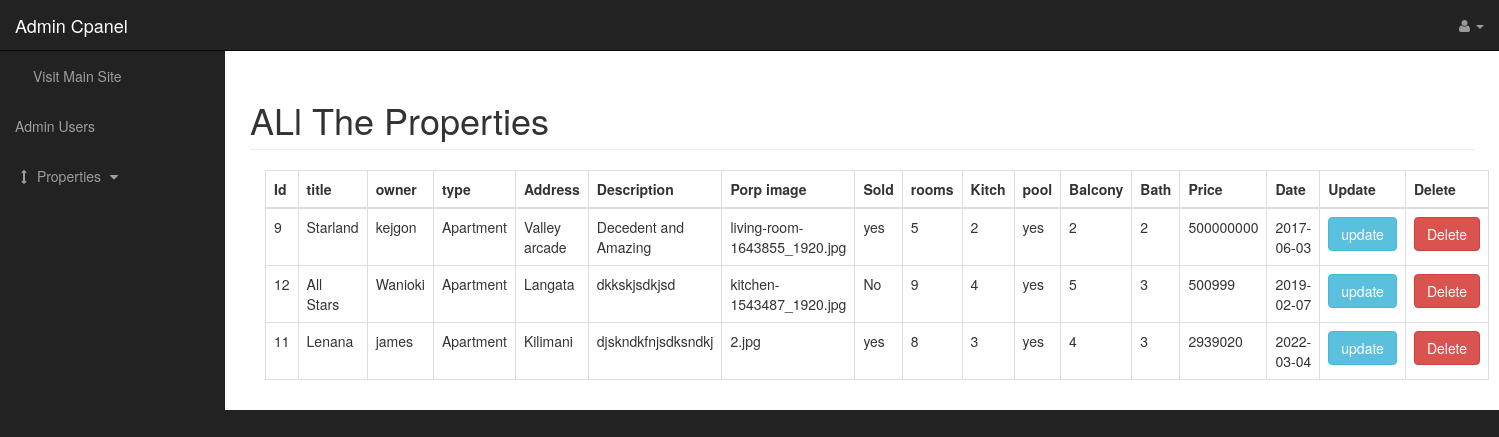
Screenshot of /admin/view_property.php with the database file from the repository.
### tables this page shows
CREATE TABLE IF NOT EXISTS `properties` (
  `prop_id` int(11) NOT NULL AUTO_INCREMENT,
  `prop_title` varchar(255) NOT NULL,
  `prop_owner` varchar(255) NOT NULL,
  `prop_type` varchar(255) NOT NULL,
  `address` varchar(255) NOT NULL,
  `description` varchar(255) NOT NULL,
  `prop_img` varchar(255) NOT NULL,
  `sold` varchar(255) NOT NULL,
  `bedroom` int(50) NOT NULL,
  `kitchen` int(50) NOT NULL,
  `balcony` int(50) NOT NULL,
  `swimming_pool` varchar(30) NOT NULL,
  `bathroom` int(5) NOT NULL,
  `price` int(255) NOT NULL,
  `date` date NOT NULL,
  PRIMARY KEY (`prop_id`)
);

### admin/view_property.php (the view, shortened to what this page needs)
<?php include "dbconn.php" ?>
<!DOCTYPE html>
<html lang="en">
<head>
    <link href="css/bootstrap.min.css" rel="stylesheet">
    <link href="css/sb-admin.css" rel="stylesheet">
    <link href="font-awesome/css/font-awesome.min.css" rel="stylesheet" type="text/css">
</head>
<body>
    <div id="wrapper">
        <nav class="navbar navbar-inverse navbar-fixed-top" role="navigation">
            <div class="navbar-header">
                <a class="navbar-brand" href="admin.php">Admin Cpanel</a>
            </div>
            <ul class="nav navbar-right top-nav">
                <li class="dropdown">
                    <?php
                    $user = $_SESSION['user'];
                    ?>
                    <a href="#" class="dropdown-toggle" data-toggle="dropdown"><i class="fa fa-user"></i> <?php echo $user; ?><b class="caret"></b></a>
                </li>
            </ul>
            <div class="collapse navbar-collapse navbar-ex1-collapse">
                <ul class="nav navbar-nav side-nav">
                    <li>
                        <a href="../index.php"><i class="fa fa-fw fa-bar-home-o"></i>Visit Main Site</a>
                    </li>
                    <li>
                        <a href="admin_users.php">Admin Users</a>
                    </li>
                    <li>
                        <a href="javascript:;" data-toggle="collapse" data-target="#properties"><i class="fa fa-fw fa-arrows-v"></i> Properties <i class="fa fa-fw fa-caret-down"></i></a>
                    </li>
                </ul>
            </div>
        </nav>
        <div id="page-wrapper">
            <div class="container-fluid">
                <div class="row">
                    <div class="col-lg-12">
                        <h1 class="page-header">
                            ALl The Properties
                        </h1>
                        <div class="col-xs-6">
                            <table style="width:50%;" class="table table-bordered table-hover">
                                <thead>
                                    <tr>
                                        <th>Id</th>
                                        <th>title</th>
                                        <th>owner</th>
                                        <th> type</th>
                                        <th>Address</th>
                                        <th>Description</th>
                                        <th>Porp image</th>
                                        <th>Sold</th>
                                        <th>rooms</th>
                                        <th>Kitch</th>
                                        <th>pool</th>
                                        <th>Balcony</th>
                                        <th>Bath</th>
                                        <th>Price</th>
                                        <th>Date</th>
                                        <th>Update</th>
                                        <th>Delete</th>
                                    </tr>
                                </thead>
                                <tbody>
                                    <?php
                                    $query = "SELECT * FROM properties";
                                    $selec_properties = mysqli_query($conn, $query);
                                    while ($row = mysqli_fetch_assoc($selec_properties)) {
                                        $id =  $row['prop_id'];
                                        $prop_title = $row['prop_title'];
                                        $prop_owner = $row['prop_owner'];
                                        $prop_type = $row['prop_type'];
                                        $address = $row['address'];
                                        $description = $row['description'];
                                        $prop_img = $row['prop_img'];
                                        $sold = $row['sold'];
                                        $bedroom = $row['bedroom'];
                                        $kitchen = $row['kitchen'];
                                        $balcony = $row['balcony'];
                                        $swimming_pool = $row['swimming_pool'];
                                        $bathroom = $row['bathroom'];
                                        $price = $row['price'];
                                        $date = $row['date'];
                                        echo "<tr>";
                                        echo "<td>{$id}</td>";
                                        echo "<td>{$prop_title}</td>";
                                        echo "<td>{$prop_owner}</td>";
                                        echo "<td>{$prop_type}</td>";
                                        echo "<td>{$address}</td>";
                                        echo "<td>{$description}</td>";
                                        echo "<td>{$prop_img}</td>";
                                        echo "<td>{$sold}</td>";
                                        echo "<td>{$bedroom}</td>";
                                        echo "<td>{$kitchen}</td>";
                                        echo "<td>{$swimming_pool}</td>";
                                        echo "<td>{$balcony}</td>";
                                        echo "<td>{$bathroom}</td>";
                                        echo "<td>{$price}</td>";
                                        echo "<td>{$date}</td>";
                                        echo '<td><a class="btn btn-info" href="edite_prop.php?update_propt={$id}">update</td>';
                                        echo '<td><a class="btn btn-danger " href="view_property.php?delete={$id}"> Delete</a></td>';
                                        echo "</tr>";
                                    }
                                    ?>
                                </tbody>
                            </table>
                        </div>
                    </div>
                </div>
            </div>
        </div>
    </div>
</body>
</html>

### admin/css/sb-admin.css (style rules this page uses)
body { margin-top: 100px; background-color: #222; }
@media (min-width:768px) { body { margin-top: 50px; } }
#wrapper { padding-left: 0; }
#page-wrapper { width: 100%; padding: 0; background-color: #fff; }
@media (min-width:768px) { #wrapper { padding-left: 225px; } }
@media (min-width:768px) { #page-wrapper { padding: 10px; } }
.top-nav { padding: 0 15px; }
.top-nav>li { display: inline-block; float: left; }
.top-nav>li>a { padding-top: 15px; padding-bottom: 15px; line-height: 20px; color: #999; }
@media (min-width:768px) { .side-nav { position: fixed; top: 51px; left: 225px; width: 225px; margin-left: -225px; border: none; border-radius: 0; overflow-y: auto; background-color: #222; } }
@media (min-width:768px) { .side-nav>li>a { width: 225px; } }

### rows the page displays
properties: prop_id "9", prop_title "Starland", prop_owner "kejgon", prop_type "Apartment", address "Valley arcade", description "Decedent and Amazing", prop_img "living-room-1643855_1920.jpg", sold "yes", bedroom "5", kitchen "2", swimming_pool "yes", balcony "2", bathroom "2", price "500000000", date "2017-06-03"
properties: prop_id "12", prop_title "All Stars", prop_owner "Wanioki", prop_type "Apartment", address "Langata", description "dkkskjsdkjsd", prop_img "kitchen-1543487_1920.jpg", sold "No", bedroom "9", kitchen "4", swimming_pool "yes", balcony "5", bathroom "3", price "500999", date "2019-02-07"
properties: prop_id "11", prop_title "Lenana", prop_owner "james", prop_type "Apartment", address "Kilimani", description "djskndkfnjsdksndkj", prop_img "2.jpg", sold "yes", bedroom "8", kitchen "3", swimming_pool "yes", balcony "4", bathroom "3", price "2939020", date "2022-03-04"
